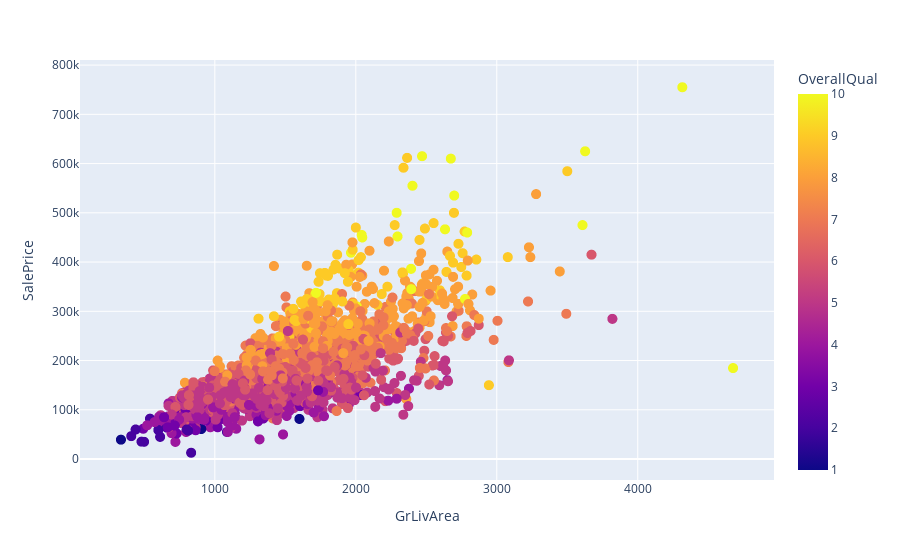

The cell this chart's notebook holds for it:
### Code cell
import plotly.express as px
fig = px.scatter(housing, x="GrLivArea", y="SalePrice", 
                 color="OverallQual", hover_data=['SaleCondition','PID'])
fig.update_traces(marker_size=10)
fig.show()

### Figure 1 — Plotly figure (JSON) as saved in the notebook; plotly's stock layout.template omitted (floating-point values rounded to 4 significant figures; data arrays with more than 128 entries replaced by an {"elided": "..."} marker saying what was removed)
{"data": [{"customdata": {"elided": "2579x2 mixed values"}, "hovertemplate": "GrLivArea=%{x}<br>SalePrice=%{y}<br>SaleCondition=%{customdata[0]}<br>PID=%{customdata[1]}<br>OverallQual=%{marker.color}<extra></extra>", "legendgroup": "", "marker": {"color": {"elided": "2579 int values"}, "coloraxis": "coloraxis", "size": 10, "symbol": "circle"}, "mode": "markers", "name": "", "showlegend": false, "type": "scattergl", "x": {"elided": "2579 int values"}, "xaxis": "x", "y": {"elided": "2579 int values"}, "yaxis": "y"}], "layout": {"coloraxis": {"colorbar": {"title": {"text": "OverallQual"}}, "colorscale": [[0, "#0d0887"], [0.1111, "#46039f"], [0.2222, "#7201a8"], [0.3333, "#9c179e"], [0.4444, "#bd3786"], [0.5556, "#d8576b"], [0.6667, "#ed7953"], [0.7778, "#fb9f3a"], [0.8889, "#fdca26"], [1, "#f0f921"]]}, "legend": {"tracegroupgap": 0}, "margin": {"t": 60}, "xaxis": {"anchor": "y", "domain": [0, 1], "title": {"text": "GrLivArea"}}, "yaxis": {"anchor": "x", "domain": [0, 1], "title": {"text": "SalePrice"}}}}
